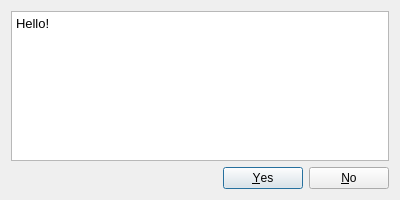
<?xml version="1.0" encoding="UTF-8"?>
<ui version="4.0">
 <class>Dialog</class>
 <widget class="QDialog" name="Dialog">
  <property name="geometry">
   <rect>
    <x>0</x>
    <y>0</y>
    <width>400</width>
    <height>200</height>
   </rect>
  </property>
  <property name="windowTitle">
   <string>Confirm</string>
  </property>
  <layout class="QVBoxLayout" name="verticalLayout">
   <item>
    <widget class="QTextBrowser" name="text">
     <property name="html">
      <string>&lt;!DOCTYPE HTML PUBLIC &quot;-//W3C//DTD HTML 4.0//EN&quot; &quot;http://www.w3.org/TR/REC-html40/strict.dtd&quot;&gt;
&lt;html&gt;&lt;head&gt;&lt;meta name=&quot;qrichtext&quot; content=&quot;1&quot; /&gt;&lt;meta charset=&quot;utf-8&quot; /&gt;&lt;style type=&quot;text/css&quot;&gt;
p, li { white-space: pre-wrap; }
hr { height: 1px; border-width: 0; }
li.unchecked::marker { content: &quot;\2610&quot;; }
li.checked::marker { content: &quot;\2612&quot;; }
&lt;/style&gt;&lt;/head&gt;&lt;body style=&quot; font-family:'Ubuntu'; font-size:10pt; font-weight:400; font-style:normal;&quot;&gt;
&lt;p style=&quot; margin-top:0px; margin-bottom:0px; margin-left:0px; margin-right:0px; -qt-block-indent:0; text-indent:0px;&quot;&gt;Hello!&lt;/p&gt;&lt;/body&gt;&lt;/html&gt;</string>
     </property>
    </widget>
   </item>
   <item>
    <widget class="QDialogButtonBox" name="button">
     <property name="orientation">
      <enum>Qt::Horizontal</enum>
     </property>
     <property name="standardButtons">
      <set>QDialogButtonBox::No|QDialogButtonBox::Yes</set>
     </property>
    </widget>
   </item>
  </layout>
 </widget>
 <resources/>
 <connections>
  <connection>
   <sender>button</sender>
   <signal>accepted()</signal>
   <receiver>Dialog</receiver>
   <slot>accept()</slot>
   <hints>
    <hint type="sourcelabel">
     <x>248</x>
     <y>254</y>
    </hint>
    <hint type="destinationlabel">
     <x>157</x>
     <y>274</y>
    </hint>
   </hints>
  </connection>
  <connection>
   <sender>button</sender>
   <signal>rejected()</signal>
   <receiver>Dialog</receiver>
   <slot>reject()</slot>
   <hints>
    <hint type="sourcelabel">
     <x>316</x>
     <y>260</y>
    </hint>
    <hint type="destinationlabel">
     <x>286</x>
     <y>274</y>
    </hint>
   </hints>
  </connection>
 </connections>
</ui>
